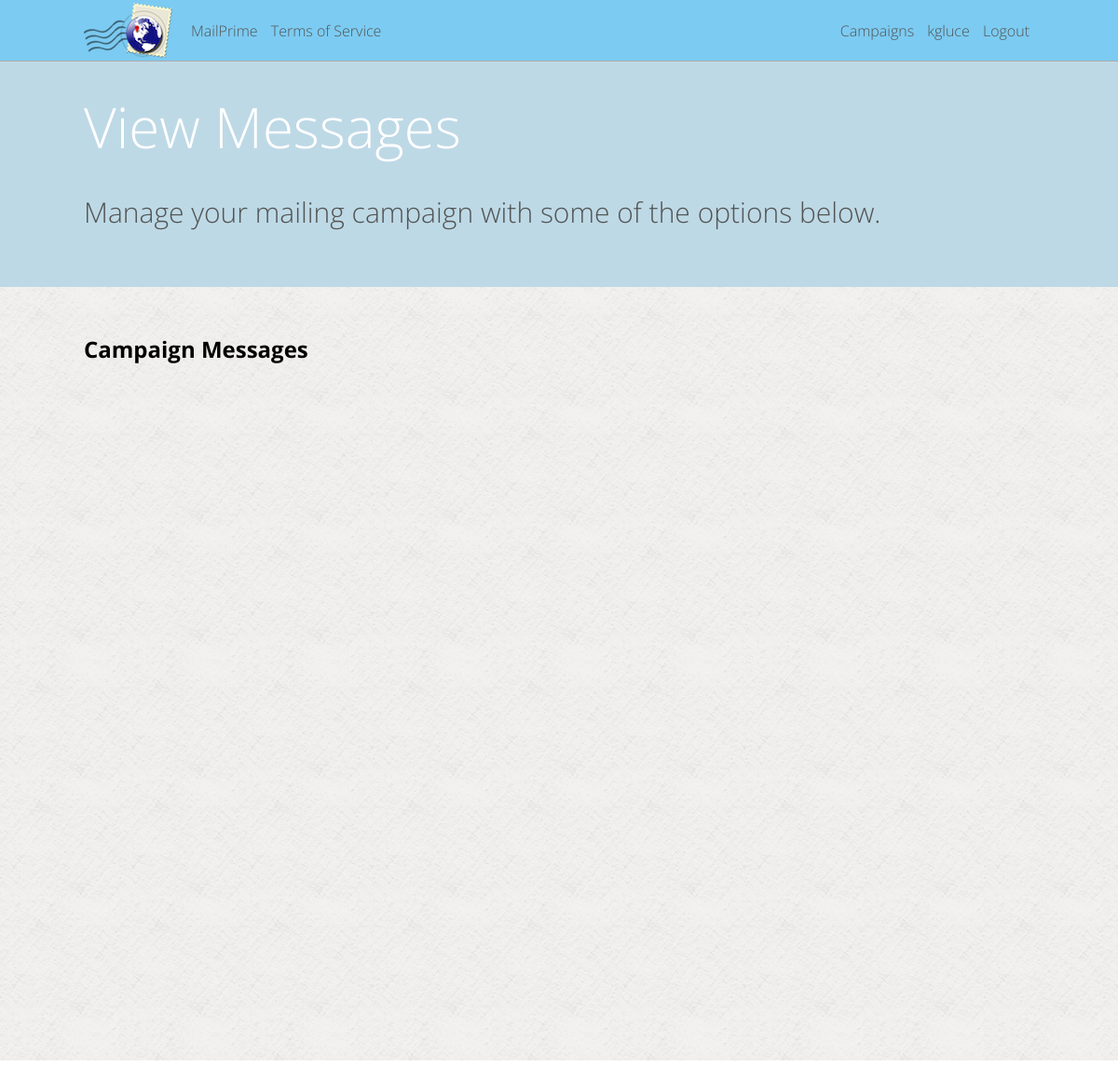
/kgluce/campaign-1/messages (signed in), run on an earlier commit of the app's database.
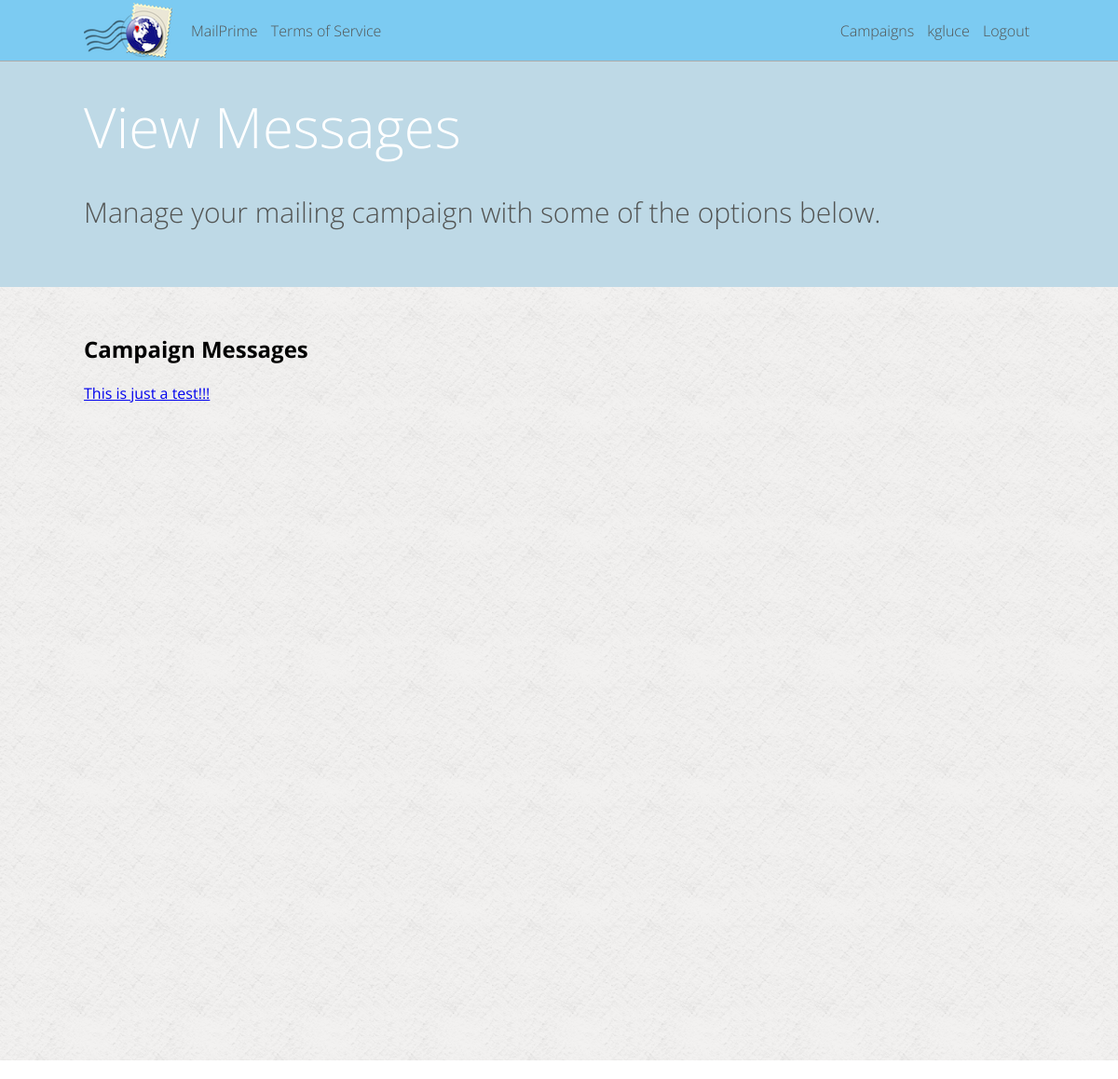
And on a later commit of the database.
### mailer/models.py (models this page shows, shortened)
class Message(models.Model):
	title = models.CharField(max_length=200)
	body = models.TextField()
	link = models.URLField(max_length=200)
	template = models.ForeignKey('Template')
	campaign = models.ForeignKey('Campaign')
	created_date = models.DateTimeField(auto_now_add=True)
	deploy_date = models.DateTimeField()
	message_id = models.CharField(max_length=200, blank=True)

### mailer/message_views.py (the view)
# urls.py: url(r'^(\w+)/campaign-(\d+)/messages$', message_views.user_campaign_messages, name='user_campaign_messages'),
def user_campaign_messages(request, param_username, param_campaign_pk):
	page_vars = {"page_title": 'Campaign Messages'}
	try:
		campaign = Campaign.objects.get(pk = param_campaign_pk)
	except Campaign.DoesNotExist:
		raise Http404
	if campaign.user.username != request.user.username:
		raise Http404
	page_vars['campaign'] = campaign;
	if current_user(request) and request.user.username == param_username:
		campaign_messages = Message.objects.filter(campaign__pk = param_campaign_pk)
		page_vars['campaign_messages'] = campaign_messages
		return render(request, 'message/index.html', page_vars)
	else:
		raise Http404

### mailer/lib.py (called while the page is built)
def current_user(request):
	if request.user.is_authenticated():
		return True
	else:
		return False

### mailer/templates/message/index.html
{% extends "_base.html" %}
{% block content %}
<h2>Campaign Messages</h2>
{% for campaign_message in campaign_messages %}
<a href="/{{ user.username }}/campaign-{{ campaign_message.campaign.pk }}/message-{{ campaign_message.pk }}">{{ campaign_message.title }}</a>
{% endfor %}
{% endblock %}
{% block header %}
<h5 id="header_title">View Messages</h5>
<p id="header_desc">Manage your mailing campaign with some of the options below.</p>
{% endblock header %}

What changed in the data, as far as the page shows it:
added Message: title "This is just a test!!!"
